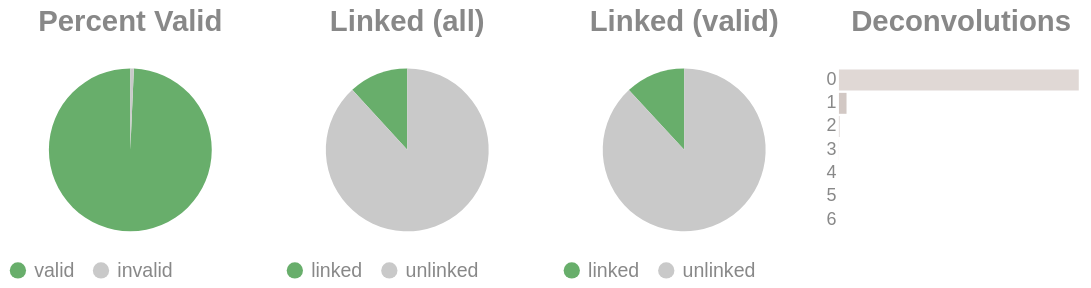

Source (notebook cell):
### Code cell
if SKIPLR:
    pass
else:
    clash = Counter()
    for i in valids['molecule'].to_list():
        _mol = i.split("-")
        if len(_mol) == 1:
            clash.update('0')
        else:
            clash.update(_mol[-1])

    _d = {"deconvolutions": [], 'count': []}
    for k,v in clash.items():
        _d['deconvolutions'].append(k)
        _d['count'].append(v)

    tot_valid = valids['reads'].sum()
    mask = valids['reads'] >= 2
    n_linked_reads = valids.filter(mask)['reads'].sum()
    if n_linked_reads == 0:
        print_html("No linked molecules (>=2 reads) were detected; skipping linked-only distributions.")
        SKIPLR = True
    else:
        perc_valid = round(tot_valid / n_reads, 4)
        linked_perc_abs = round(n_linked_reads / n_reads, 4)
        linked_perc = round(n_linked_reads / tot_valid, 4)

    _valid = pl.DataFrame({"valids": ['valid', 'invalid'], "count": [tot_valid, n_reads - tot_valid]})
    _linked_abs = pl.DataFrame({"linked (absolute)": ['linked', 'unlinked'], "count": [n_linked_reads, n_reads - n_linked_reads]})
    _linked_rel = pl.DataFrame({"linked (valids)": ['linked', 'unlinked'], "count": [n_linked_reads, tot_valid - n_linked_reads]})

    (
        alt.hconcat(
            piechart(_valid, goodval = 'valid', title = "Percent Valid"),
            piechart(_linked_abs, goodval = "linked", title =  "Linked (all)"),
            piechart(_linked_rel, goodval = "linked", title =  "Linked (valid)"),
            convolutionbar(pl.DataFrame(_d), title = "Deconvolutions"),
            center = True,
            bounds = 'flush'
        )
        .resolve_scale(color='independent')
        .resolve_legend('independent')
        .properties(usermeta={'embedOptions': {"actions": False}})
    ).display()

### Figure 1 — Vega-Lite specification as saved in the notebook (floating-point values rounded to 4 significant figures)
{"width": "container", "height": 400, "config": {"title": {"anchor": "start", "dy": -15, "fontSize": 18, "color": "#888888", "subtitleColor": "#888888", "subtitleFontSize": 14}, "arc": {"fill": "#0072B2"}, "axis": {"domainColor": "#888888", "domainWidth": 0.5, "gridWidth": 0.2, "grid": false, "titleFontWeight": 400, "titleFontSize": 15, "labelFontSize": 11, "labelColor": "#888888", "tickColor": "#888888", "tickWidth": 0.2, "titleColor": "#888888"}, "axisBand": {"grid": false}, "axisX": {"grid": true, "tickSize": 10, "domainCap": "round"}, "axisY": {"domain": false, "grid": true, "tickSize": 0, "domainCap": "round"}, "background": "transparent", "header": {"labelFontSize": 15, "labelColor": "#888888", "titleFontSize": 15, "titleFontWeight": 600, "titleColor": "#888888"}, "legend": {"labelFont": "sans-serif", "labelFontSize": 12, "labelColor": "#888888", "symbolSize": 100, "symbolType": "circle", "titleFontSize": 12, "titlePadding": 10, "titleColor": "#888888", "title": null}, "range": {"category": ["#E69F00", "#56B4E9", "#009E73", "#F0E442", "#0072B2", "#D55E00", "#CC79A7", "#000000"], "diverging": ["#cfe8f3", "#a2d4ec", "#73bfe2", "#46abdb", "#1696d2", "#12719e"]}, "area": {"fill": "#0072B2", "fillOpacity": 0.7, "line": true, "strokeOpacity": 0.7}, "line": {"color": "#0072B2", "stroke": "#0072B2", "strokeWidth": 2}, "trail": {"color": "#0072B2", "stroke": "#0072B2", "strokeWidth": 0, "size": 1}, "point": {"filled": true, "fillOpacity": 1.0, "size": 95}, "text": {"color": "#888888", "fontSize": 11, "align": "right", "fontWeight": 400, "size": 11}, "bar": {"fill": "#0072B2", "stroke": null}, "view": {"stroke": null, "continuousWidth": 660, "continuousHeight": 400}}, "hconcat": [{"data": {"name": "data-bc23b7515f0f18ebea50c19308524c55"}, "mark": {"type": "arc"}, "encoding": {"color": {"field": "valids", "legend": {"orient": "bottom", "title": null}, "scale": {"domain": ["valid", "invalid"], "range": ["#68ae6b", "#C9C9C9"]}, "title": "Valids", "type": "nominal"}, "theta": {"field": "count", "type": "quantitative"}, "tooltip": [{"field": "valids", "title": "Valids", "type": "ordinal"}, {"field": "percent", "format": ".2%", "title": "Percent", "type": "quantitative"}, {"field": "count", "title": "Count", "type": "quantitative"}]}, "height": 100, "title": {"text": "Percent Valid", "align": "center", "anchor": "middle"}, "transform": [{"calculate": "datum.count / 3055426", "as": "percent"}], "width": 150}, {"data": {"name": "data-40b0b572183b8341ea1efc017d848c08"}, "mark": {"type": "arc"}, "encoding": {"color": {"field": "linked (absolute)", "legend": {"orient": "bottom", "title": null}, "scale": {"domain": ["linked", "unlinked"], "range": ["#68ae6b", "#C9C9C9"]}, "title": "Linked (Absolute)", "type": "nominal"}, "theta": {"field": "count", "type": "quantitative"}, "tooltip": [{"field": "linked (absolute)", "title": "Linked (Absolute)", "type": "ordinal"}, {"field": "percent", "format": ".2%", "title": "Percent", "type": "quantitative"}, {"field": "count", "title": "Count", "type": "quantitative"}]}, "height": 100, "title": {"text": "Linked (all)", "align": "center", "anchor": "middle"}, "transform": [{"calculate": "datum.count / 3055426", "as": "percent"}], "width": 150}, {"data": {"name": "data-29ae8c71afefb5ce33fe0ff42f9ef12a"}, "mark": {"type": "arc"}, "encoding": {"color": {"field": "linked (valids)", "legend": {"orient": "bottom", "title": null}, "scale": {"domain": ["linked", "unlinked"], "range": ["#68ae6b", "#C9C9C9"]}, "title": "Linked (Valids)", "type": "nominal"}, "theta": {"field": "count", "type": "quantitative"}, "tooltip": [{"field": "linked (valids)", "title": "Linked (Valids)", "type": "ordinal"}, {"field": "percent", "format": ".2%", "title": "Percent", "type": "quantitative"}, {"field": "count", "title": "Count", "type": "quantitative"}]}, "height": 100, "title": {"text": "Linked (valid)", "align": "center", "anchor": "middle"}, "transform": [{"calculate": "datum.count / 3034088", "as": "percent"}], "width": 150}, {"data": {"name": "data-6b0c608e91839f8c370f316e328f22ed"}, "mark": {"type": "bar"}, "encoding": {"color": {"field": "deconvolutions", "legend": null, "scale": {"scheme": "lightgreyred"}, "type": "nominal"}, "tooltip": [{"field": "deconvolutions", "title": "Deconvolutions", "type": "ordinal"}, {"field": "percent", "format": ".2%", "title": "Percent", "type": "quantitative"}, {"field": "count", "title": "Count", "type": "quantitative"}], "x": {"axis": null, "field": "count", "type": "quantitative"}, "y": {"field": "deconvolutions", "sort": "ascending", "title": null, "type": "nominal"}}, "height": 100, "title": {"text": "Deconvolutions", "align": "center", "anchor": "middle"}, "transform": [{"calculate": "datum.count / 2840890", "as": "percent"}], "width": 150}], "bounds": "flush", "center": true, "resolve": {"legend": {"angle": "independent"}, "scale": {"color": "independent"}}, "usermeta": {"embedOptions": {"actions": false}}, "$schema": "https://vega.github.io/schema/vega-lite/v6.1.0.json", "datasets": {"data-bc23b7515f0f18ebea50c19308524c55": [{"valids": "valid", "count": 3034088}, {"valids": "invalid", "count": 21338}], "data-40b0b572183b8341ea1efc017d848c08": [{"linked (absolute)": "linked", "count": 360375}, {"linked (absolute)": "unlinked", "count": 2695051}], "data-29ae8c71afefb5ce33fe0ff42f9ef12a": [{"linked (valids)": "linked", "count": 360375}, {"linked (valids)": "unlinked", "count": 2673713}], "data-6b0c608e91839f8c370f316e328f22ed": [{"deconvolutions": "0", "count": 2748291}, {"deconvolutions": "1", "count": 86940}, {"deconvolutions": "2", "count": 5170}, {"deconvolutions": "3", "count": 445}, {"deconvolutions": "4", "count": 39}, {"deconvolutions": "5", "count": 4}, {"deconvolutions": "6", "count": 1}]}}
